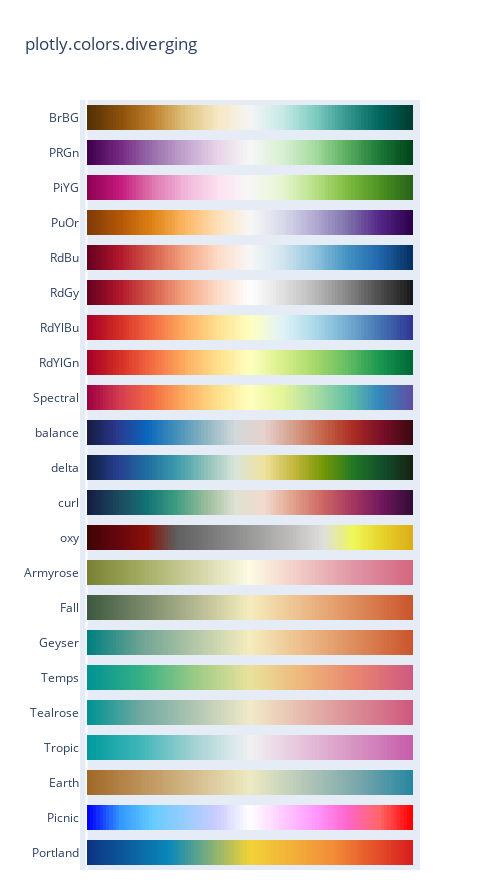

This figure's notebook cell:
### Markdown cell above
## Diverging

### Code cell
import plotly.express as px

fig = px.colors.diverging.swatches_continuous()
fig.show()
